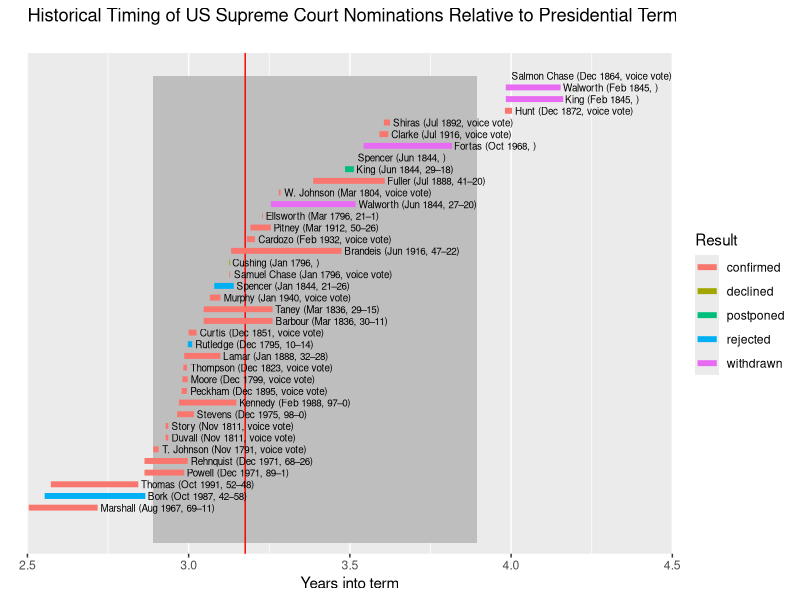

Source code (R):
library(ggplot2)

succession = read.csv('succession.csv',stringsAsFactors=F,col.names=c('Vacancy.Date','Vacancy.Name','Vacancy.Reason'))
nominations = read.csv('nominations.csv')

makedate = function(frame, cols) {
    if(typeof(cols) == 'character') {
        cols = list(cols)
    }
    for(col in cols) {
        frame[,paste(col,".orig",sep="")] = frame[,col]
        frame[,col] = as.Date(frame[,col], "%B %e, %Y")
    }
    frame
}

maketerm = function(x) {
    (as.numeric(format(x, "%Y")) + as.numeric(format(x, "%j"))/365-1+(20/365))%%4
}

succession = makedate(succession, 'Vacancy.Date')
nominations = makedate(nominations, list('Submission.Date','Result.Date'))

succession = subset(succession, Vacancy.Reason != 'Oath of office')
promotions = subset(succession, Vacancy.Reason == 'Promoted')
succession = subset(succession, Vacancy.Reason != 'Promoted')
nominations = subset(nominations, Replacing != 'Inaugural')
nominations = subset(nominations, Result != 'no action')

# Tried to do tail(strsplit(x," ")) instead of the second gsub, but...shit got cray
succession$Last.Name = sapply(succession$Vacancy.Name, function(x) { x=gsub("(, \\w+\\.| I+)$","",x); regmatches(x,regexpr("((?:Van )?\\S+)$",x)) })
nominations$Last.Name = sapply(nominations$Nominee, function(x) { x=gsub("(, \\w+\\.| I+)$","",x); regmatches(x,regexpr("((?:Van )?\\S+)$",x)) })

#joined = merge(nominations,succession,by.x='Replacing',by.y='Last.Name',all.x=T)
promotions$YearNominee = paste(format(promotions$Vacancy.Date, '%Y'), promotions$Vacancy.Name)
nominations$YearNominee = paste(format(nominations$Result.Date, '%Y'), nominations$Nominee)
joined = merge(nominations, promotions, all.x=T)
joined = subset(joined, is.na(Vacancy.Reason))

#joined$Nomination.Time = as.numeric(joined$Submission.Date - joined$Vacancy.Date)/365
joined$Result.Time = as.numeric(joined$Result.Date - joined$Submission.Date)/365

# For our purposes, ignore people that were replaced before they retired
#joined = joined[joined$Nomination.Time > 0,]

joined$Display.Name = ifelse(joined$Distinguisher != "", as.character(joined$Distinguisher), as.character(joined$Last.Name))

#joined$Vacancy.Term = as.numeric(joined$Vacancy.Date)/365
joined$Submission.Term = maketerm(joined$Submission.Date)
joined$Result.Term = joined$Submission.Term + joined$Result.Time
joined$Label = paste(joined$Display.Name, " (", format(joined$Result.Date, "%b %Y"), ", ", joined$Vote,")", sep="")

joined = with(joined, joined[order(Submission.Term),])
joined$rownum = 1:nrow(joined)

p = ggplot(joined) +
    geom_rect(ymin=95,ymax=nrow(joined),xmin=maketerm(as.Date("2015-11-01")),xmax=maketerm(as.Date("2016-11-01")),color="transparent",fill="gray",alpha=0.5) +
    geom_vline(xintercept=maketerm(as.Date("2016-02-13")),color="red") +
    geom_segment(aes(x=Submission.Term,xend=Result.Term,y=rownum,yend=rownum,color=Result),size=2) +
    geom_text(aes(label=Label, y=rownum,x=Result.Term),hjust=-0.025,size=2.5) +
    scale_x_continuous(expand=c(0,0),limits=c(2.5,4.5)) +
    scale_y_continuous(breaks=c(),limits=c(96,NA)) +
    labs(title="Historical Timing of US Supreme Court Nominations Relative to Presidential Term\n", x="Years into term", y="")

png('Nominations.png',w=1000,h=500,res=90)
p
dev.off()
